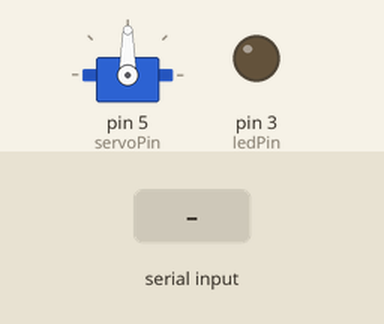
Bench run of a sketch on a simulated Arduino Uno, built with avr-gcc and run on an emulated ATmega328P. Shown: servo, output pins drawn as LEDs (lit = HIGH). The test bench sets the inputs (shaded band).

Above: at 1.2 s.
1.3 s: "90,45\n" received over Serial
At 2.5 s:
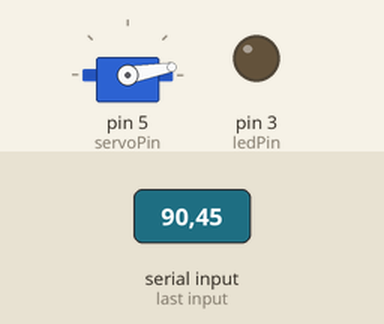
2.8 s: "30,150\n" received over Serial
At 3.2 s:
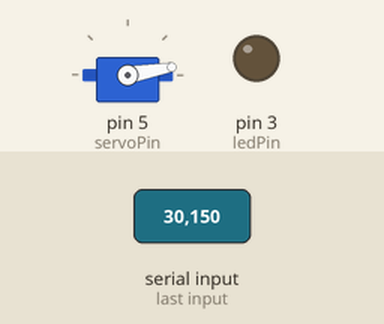
Timing chart, 0 to 5.8 s (numbered marks = the images above; inputs shaded):
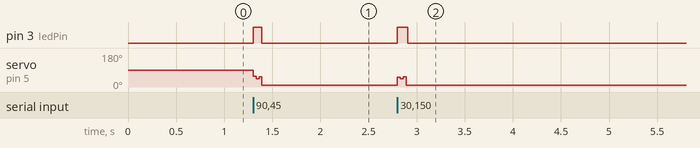

The sketch:

ServoControlledByProcessing.ino
```cpp
#include <Servo.h>

// prepare a varaible for the values we'll receive from Processing
String whateverWeGetFromProcessing;

Servo myServo;
int defaultPos = 0;

int ledPin = 3;
int servoPin = 5;

void setup() {
  myServo.attach(servoPin);
  pinMode(ledPin, OUTPUT);
  Serial.begin(9600);
}

void loop() {
  if(Serial.available()){
    // read it and store it in our variable
    digitalWrite(ledPin, HIGH);
    whateverWeGetFromProcessing = Serial.read();

    myServo.write(whateverWeGetFromProcessing.toInt());              // tell servo to go to position in variable 'pos'
    delay(15);
  }
  else {
    digitalWrite(ledPin, LOW);
  }
}
```

Measured:
- after the input at 1.3 s, pin 3 (ledPin): LOW → HIGH at once, → LOW 0.09 s later; servo on pin 5 (servoPin): 90° → 10° at once
- after the input at 2.8 s, pin 3 (ledPin): LOW → HIGH at once, → LOW 0.11 s later; servo on pin 5 (servoPin): 10° → 51° at once, → 44° 0.03 s later, → 53° 0.03 s later, → 10° 0.03 s later
